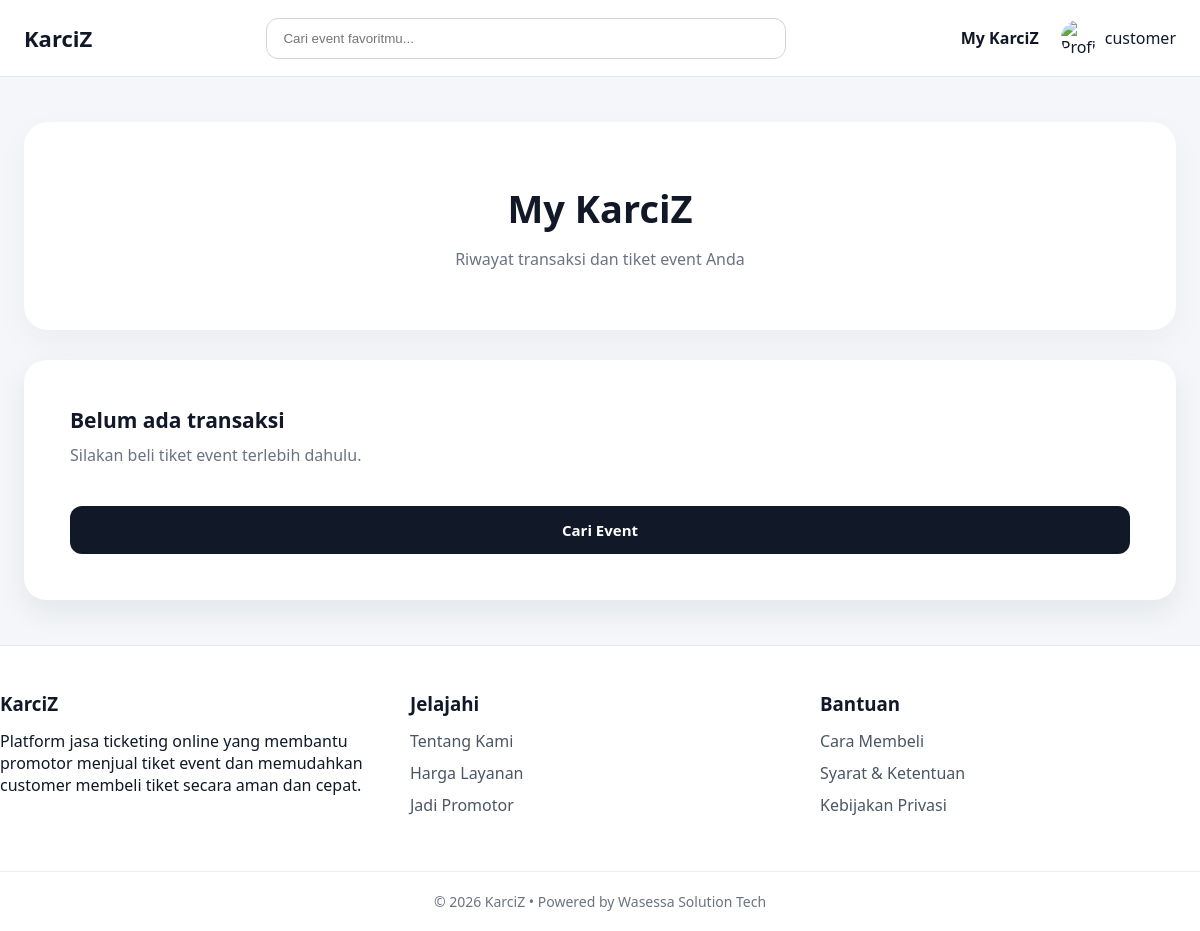
The app's page /customer/history_transaksi.php (signed in), older data.
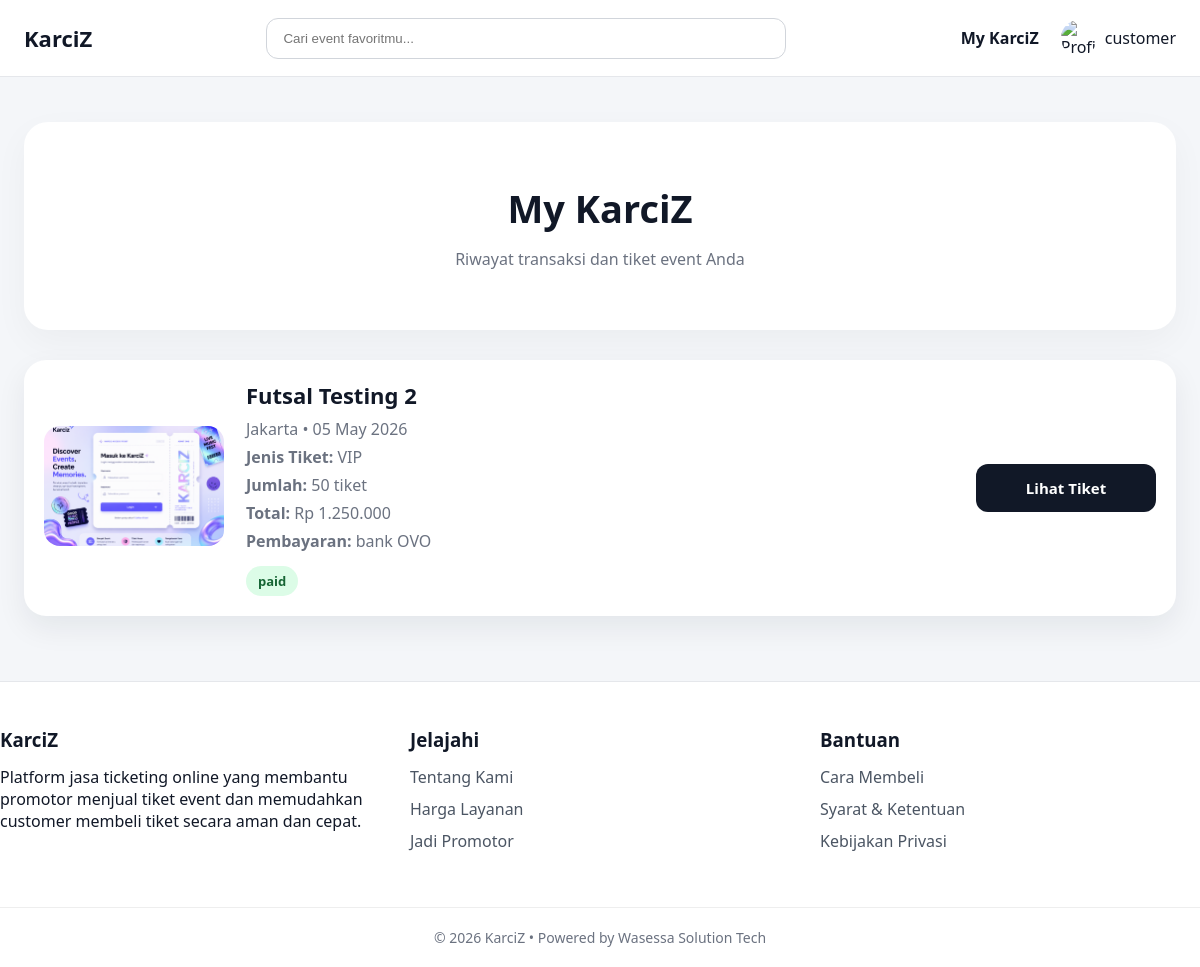
The same page, newer data.
### tables this page shows
CREATE TABLE `transactions` (
  `id` int(11) NOT NULL,
  `user_id` int(11) NOT NULL,
  `event_id` int(11) NOT NULL,
  `ticket_id` int(11) NOT NULL,
  `qty` int(11) NOT NULL,
  `gross_total` int(11) DEFAULT NULL,
  `platform_fee` int(11) DEFAULT NULL,
  `promoter_income` int(11) DEFAULT NULL,
  `total` int(11) NOT NULL,
  `payment_method` varchar(50) DEFAULT NULL,
  `payment_detail` varchar(100) DEFAULT NULL,
  `status` enum('pending','paid','failed') DEFAULT 'paid',
  `created_at` timestamp NOT NULL DEFAULT current_timestamp()
);

CREATE TABLE `events` (
  `id` int(11) NOT NULL,
  `organizer_id` int(11) DEFAULT NULL,
  `nama_event` varchar(255) DEFAULT NULL,
  `lokasi` varchar(255) DEFAULT NULL,
  `tanggal` date DEFAULT NULL,
  `deskripsi` text DEFAULT NULL,
  `banner` varchar(255) DEFAULT NULL,
  `status` enum('aktif','selesai') DEFAULT 'aktif',
  `created_at` timestamp NOT NULL DEFAULT current_timestamp()
);

CREATE TABLE `tickets` (
  `id` int(11) NOT NULL,
  `event_id` int(11) DEFAULT NULL,
  `nama_tiket` varchar(100) DEFAULT NULL,
  `harga` int(11) DEFAULT NULL,
  `stok` int(11) DEFAULT NULL,
  `created_at` timestamp NOT NULL DEFAULT current_timestamp()
);

### customer/history_transaksi.php (the view, shortened to what this page needs)
<?php
include '../config.php';
$username = $_SESSION['user'];
$stmt = $conn->prepare("SELECT id, username FROM users WHERE username=? LIMIT 1");
$stmt->bind_param("s", $username);
$stmt->execute();
$user = $stmt->get_result()->fetch_assoc();
$user_id = $user['id'];
$stmt = $conn->prepare("
    SELECT
        transactions.id AS transaction_id,
        transactions.qty,
        transactions.total,
        transactions.payment_method,
        transactions.payment_detail,
        transactions.status,
        transactions.created_at,
        events.nama_event,
        events.lokasi,
        events.tanggal,
        events.banner,
        tickets.nama_tiket,
        tickets.harga
    FROM transactions
    JOIN events ON transactions.event_id = events.id
    JOIN tickets ON transactions.ticket_id = tickets.id
    WHERE transactions.user_id = ?
    ORDER BY transactions.created_at DESC
");
$stmt->bind_param("i", $user_id);
$stmt->execute();
$transactions = $stmt->get_result();
?>
<!DOCTYPE html>
<html lang="id">
<head>
    <link rel="stylesheet" href="/Karciz/assets/css/style.css?v=6">
</head>
<body>
<?php include '../components/navbar.php'; ?>
<main>
    <section class="event-section">
        <div class="container">
            <div class="main-banner">
                <h1>My KarciZ</h1>
                <p>Riwayat transaksi dan tiket event Anda</p>
            </div>
            <div style="margin-top:30px;">
                <?php if ($transactions->num_rows > 0) { ?>
                    <?php while ($row = $transactions->fetch_assoc()) { ?>
                        <div class="ticket-history-card">
                            <div class="ticket-history-left">
                                <?php if (!empty($row['banner'])) { ?>
                                    <img
                                        src="/Karciz/assets/images/events/<?= htmlspecialchars($row['banner']); ?>"
                                        alt="<?= htmlspecialchars($row['nama_event']); ?>"
                                    >
                                <?php } else { ?>
                                    <div class="empty-ticket-img">No Banner</div>
                                <?php } ?>
                            </div>
                            <div class="ticket-history-content">
                                <h3><?= htmlspecialchars($row['nama_event']); ?></h3>
                                <p>
                                    <?= htmlspecialchars($row['lokasi']); ?> •
                                    <?= date('d M Y', strtotime($row['tanggal'])); ?>
                                </p>
                                <p><strong>Jenis Tiket:</strong> <?= htmlspecialchars($row['nama_tiket']); ?></p>
                                <p><strong>Jumlah:</strong> <?= $row['qty']; ?> tiket</p>
                                <p><strong>Total:</strong> Rp <?= number_format($row['total'], 0, ',', '.'); ?></p>
                                <p><strong>Pembayaran:</strong> <?= htmlspecialchars($row['payment_method']); ?> <?= htmlspecialchars($row['payment_detail']); ?></p>
                                <span class="status-paid">
                                    <?= htmlspecialchars($row['status']); ?>
                                </span>
                            </div>
                            <div class="ticket-history-action">
                                <a href="ticket-detail.php?id=<?= $row['transaction_id']; ?>" class="btn-login">
                                    Lihat Tiket
                                </a>
                            </div>
                        </div>
                    <?php } ?>
                <?php } else { ?>
                    <div class="event-card" style="padding:24px;">
                        <h3>Belum ada transaksi</h3>
                        <p>Silakan beli tiket event terlebih dahulu.</p>
                        <br>
                        <a href="../index.php" class="btn-login">Cari Event</a>
                    </div>
                <?php } ?>
            </div>
        </div>
    </section>
</main>
<?php include '../components/footer.php'; ?>
</body>
</html>

Row changes from the older to the newer data that the page shows:
added transactions: event.banner (picture), event.nama_event "Futsal Testing 2", event.lokasi "Jakarta", event.tanggal "05 May 2026", ticket.nama_tiket "VIP", qty "50", total "1.250.000", payment_method "bank", payment_detail "OVO", status "paid"
Text that changed along with them:
text no longer shown: "Belum ada transaksi Silakan beli tiket event terlebih dahulu. Cari Event"
